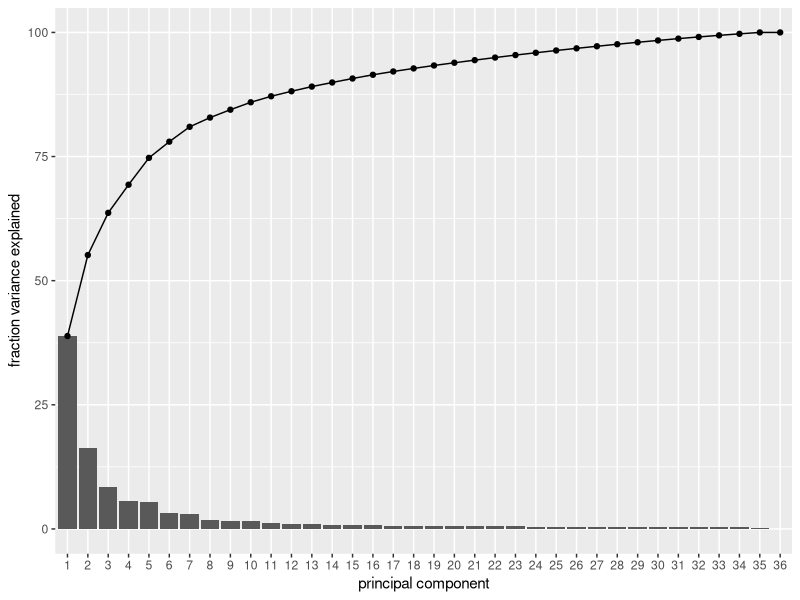
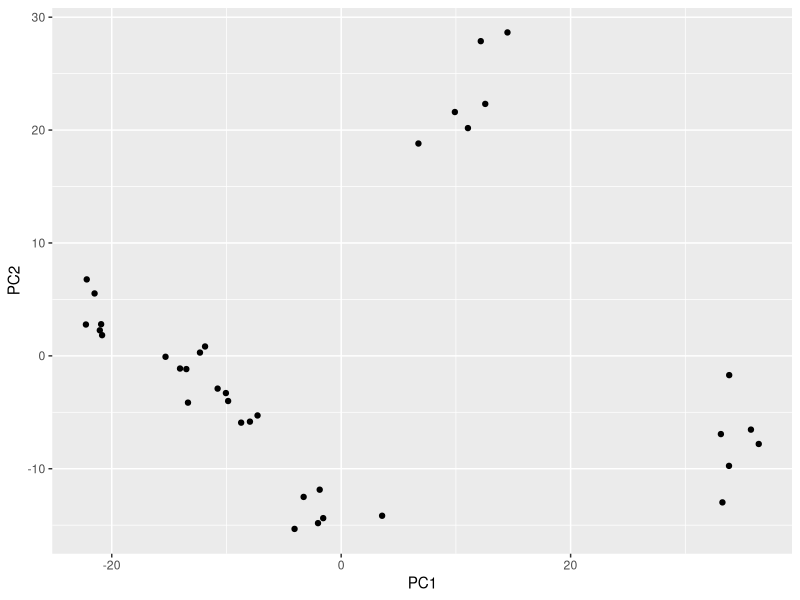
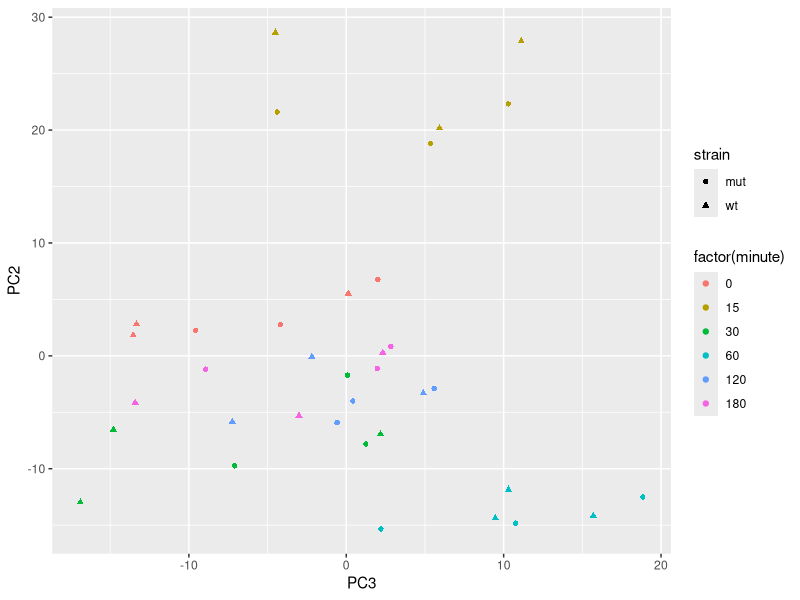
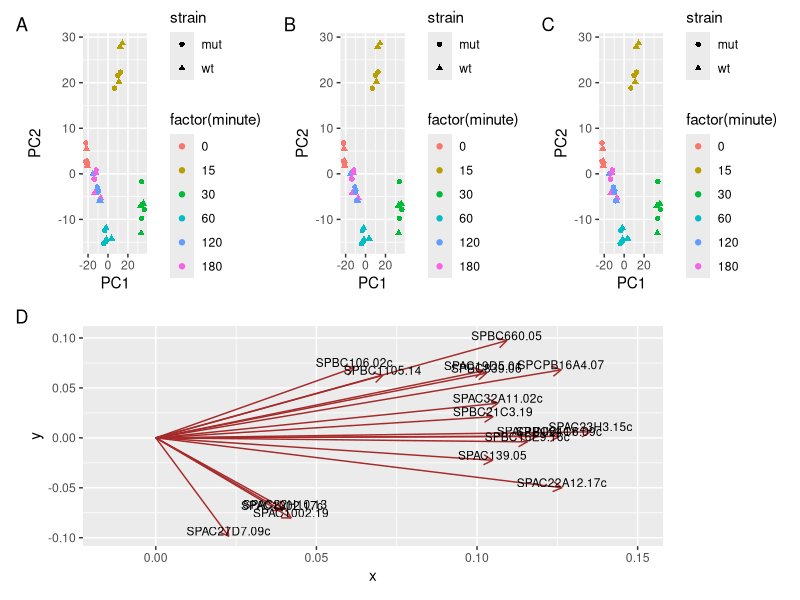
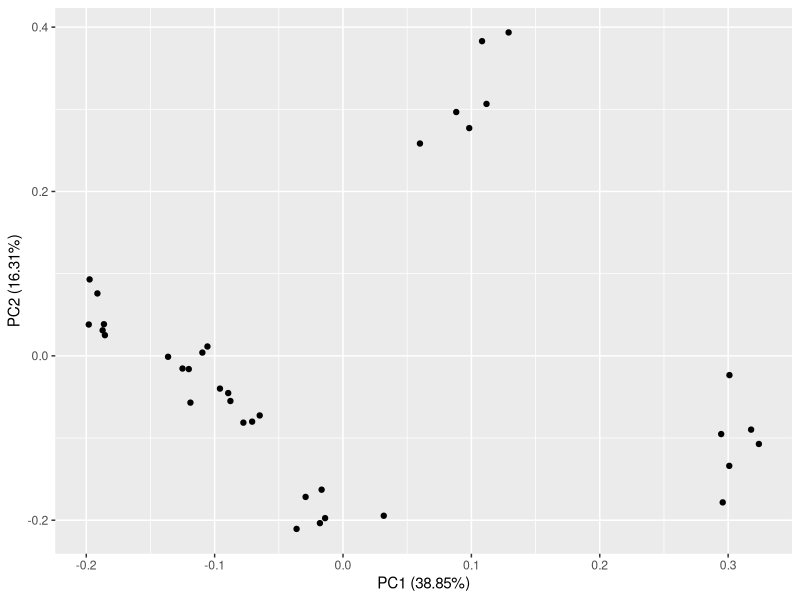
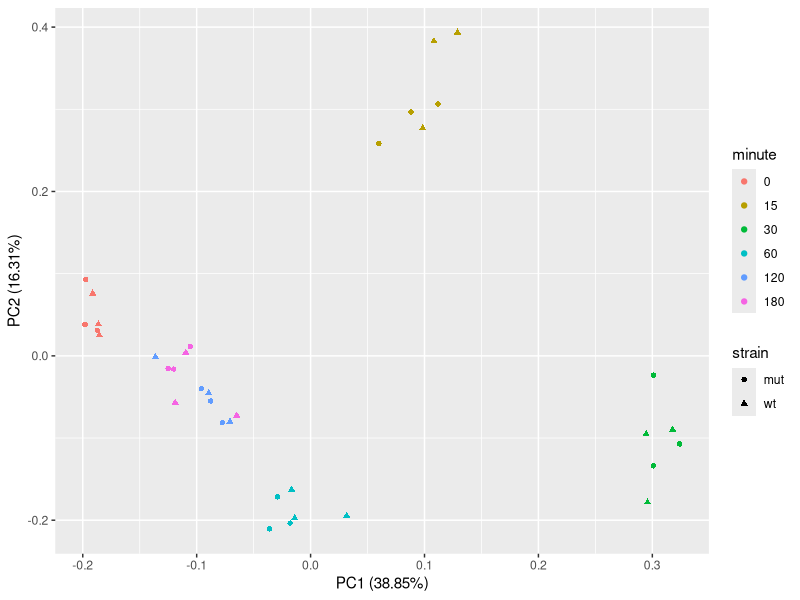
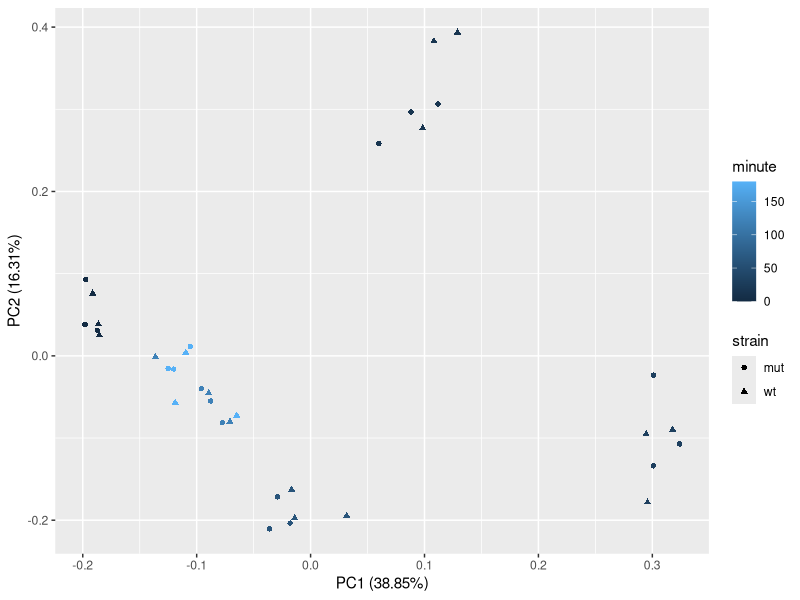
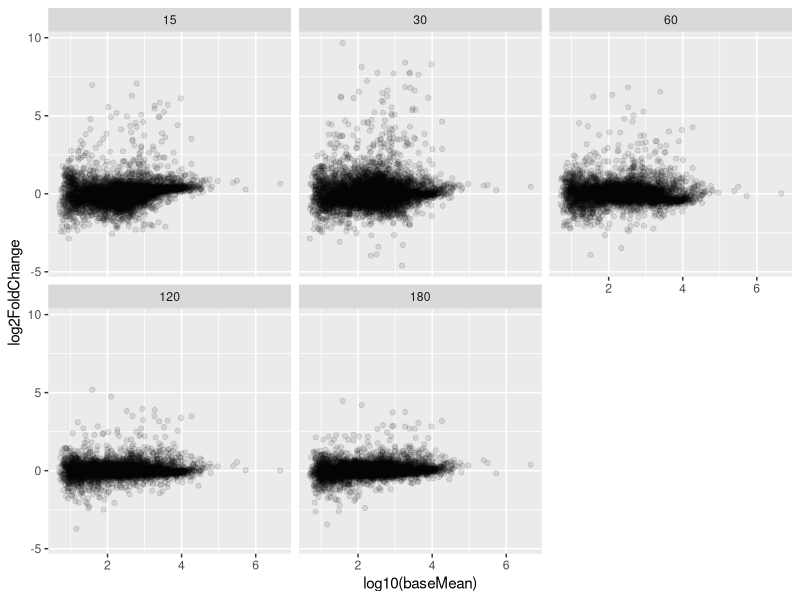

Write R code to recreate these figures, in order.
library(tidyverse)

trans_cts <- read_csv("data_rnaseq/counts_transformed.csv")
sample_info <- read_csv("data_rnaseq/sample_info.csv")

pca_matrix <- trans_cts %>% 
  column_to_rownames("gene") %>% 
  as.matrix() %>% 
  t()

sample_pca <- prcomp(pca_matrix)
class(sample_pca)
summary(sample_pca)
str(sample_pca)

pca_matrix[1:10, 1:5]

as_tibble(pca_matrix)
as_tibble(pca_matrix, rownames="sample")

pc_eigenvalues <- sample_pca$sdev^2

pc_eigenvalues <- tibble(PC = factor(1:length(pc_eigenvalues)),
                         variance = pc_eigenvalues) %>% 
  mutate(pct = variance/sum(variance)*100) %>% 
  mutate(pct_cum = cumsum(pct))

# pareto
pc_eigenvalues %>% 
  ggplot(aes(x=PC))+
  geom_col(aes(y = pct))+
  geom_line(aes(y= pct_cum, group = 1))+
  geom_point(aes(y = pct_cum))+
  #geom_hline(yintercept= 90)+
  labs(x= "principal component", y= "fraction variance explained")

pc_scores <- sample_pca$x %>% 
  as_tibble(rownames = "sample")

pc_scores %>% 
  ggplot((aes(x=PC1, y=PC2)))+
  geom_point()

pca_plot <- pc_scores %>% 
  full_join(sample_info, by="sample") %>% 
  ggplot(aes(x=PC1, y=PC2, 
              color = factor(minute),
              shape = strain))+
  geom_point()

pc_scores %>% 
  full_join(sample_info, by="sample") %>% 
  ggplot(aes(x=PC3, y=PC2, 
             color = factor(minute),
             shape = strain))+
  geom_point()

pc_loadings <- sample_pca$rotation %>% 
  as_tibble(rownames = "gene")  

  
top_genes <- pc_loadings %>% 
  select(gene, PC1, PC2) %>% 
  pivot_longer(matches("PC"), names_to = "PC", values_to = "loading") %>% 
  group_by(PC) %>% 
  arrange(desc(abs(loading))) %>% 
  slice(1:10) %>% 
  pull(gene) %>%
  unique()
  
top_loadings <- pc_loadings %>% 
  filter(gene %in% top_genes)

loadings_plot <- ggplot(data= top_loadings)+
  geom_segment(aes(x=0, y=0, xend=PC1, yend=PC2),
                arrow=arrow(length = unit(0.1, "in")),
                color="brown")+
  geom_text(aes(x=PC1, y=PC2, label=gene),
            nudge_y=0.005, size=3)+
  scale_x_continuous(expand=c(0.02, 0.02))
  
library(patchwork)
((pca_plot|pca_plot|pca_plot)/ loadings_plot)+
  plot_annotation(tag_levels = "A")

library(ggfortify)
autoplot(sample_pca)

autoplot(sample_pca, 
         data=sample_info %>% mutate(minute = as.factor(minute)), 
         colour="minute", 
         shape="strain")

autoplot(sample_pca, 
         data=sample_info, 
         colour="minute", 
         shape="strain")

library(broom)
tidy(sample_pca, matrix="eigenvalues")
tidy(sample_pca, matrix="loadings")


# differential expression result
test_result <- read_csv("data_rnaseq/test_result.csv")
#gene name
# basemean -> normalized expression leevel of a gene
#log2foldchange column -> amount of change between 2 conditions
#lfcSE -> standard error associated to log2foldchange value
# stat column -> statistics value computed as log2foldchange/lfcSE compared to standard normal distribution 
# p value -> integer, associated with the change 
# p adjust -> p value corrected for multiple hypothesis testing
#  comparison -> 

# MA plot
test_result %>% 
  ggplot(aes(x= log10(baseMean), y= log2FoldChange))+
  geom_point(alpha= 0.1)+
  facet_wrap(facets = vars(comparison))

ma_plot <- test_result %>% 
  mutate(sig = ifelse(padj < 0.01, log2FoldChange, NA)) %>% 
  ggplot(aes(x= log10(baseMean), y= log2FoldChange))+
  geom_point(alpha= 0.1)+
  geom_point(aes(y=sig), color="tomato")+
  geom_hline(yintercept = 0, color = "dodgerblue")+
  facet_wrap(facets = vars(comparison))

(ma_plot | pca_plot)


# visualizin expression trends
# 1. get candidate gene (aka padj <0.01

candidate_gene <-  test_result %>% 
  filter(padj<0.01) %>% 
  pull(gene) %>%  # aka test_results[, "gene"] aka test_results$gene
  unique()

#1. trans_cts in long format
trans_cts_long <-  trans_cts %>% 
  pivot_longer(cols = wt_0_r1:mut_180_r3, names_to = "sample", 
               values_to = "cts") %>% 
  full_join(sample_info, by = "sample")

# 2. filter trans_cts_long for candidate genes and compute mean expression value for each gene in each timepoint and each genotype
trans_cts_mean <- trans_cts_long %>%
  filter(gene %in% candidate_gene) %>% 
  group_by(gene, strain, minute) %>% 
  summarize(mean_cts = mean (cts), nrep = n()) %>% 
  ungroup()
  
# plot trends
trans_cts_mean %>% 
  ggplot(aes(x = minute, y = mean_cts))+
  geom_line(aes(group = gene), alpha = 0.3)+
  facet_grid(rows = vars(strain))

#scaling data to improve visualization
trans_cts_mean <- trans_cts_long %>% 
  filter(gene %in% candidate_gene) %>% 
  group_by(gene) %>%
  mutate(cts_scaled = (cts - mean(cts)) / sd(cts)) %>% 
  group_by(gene, strain, minute) %>% 
  summarize(mean_cts_scaled = mean(cts_scaled), 
            nrep = n())

trans_cts_mean %>% 
  ggplot(aes(x = minute, y= mean_cts_scaled))+
  geom_line(aes(group = gene), alpha =.3)+
  geom_hline(yintercept=0, color = "brown", linetype = "dashed")+
  facet_grid(rows = vars(strain))+
  scale_x_continuous(breaks = unique (trans_cts_mean$minute))
  #scale_x_continuous(breaks = c(0, 15, 30, 60, 120, 180))
  

#clustering
#1 matrix of counts
hclust_matrix <-  trans_cts %>% 
  select(-gene) %>% 
  as.matrix()

  rownames(hclust_matrix) <- trans_cts$gene
hclust_matrix <- hclust_matrix[candidate_gene, ]

hclust_matrix <- hclust_matrix %>% 
  t() %>% 
  scale() %>% 
  t()

gene_dist <- dist(hclust_matrix)

##hierarchical clustering

gene_hclust <- hclust(gene_dist, method = "complete")

plot(gene_hclust, labels = F)
abline(h=10, col = "brown", lwd = 2)

#cluster basend on the number i want
cutree(gene_hclust, k=8)

gene_cluster <- cutree(gene_hclust, k=8) %>% 
  enframe() %>% 
  rename(gene = name, cluster = value)

trans_cts_cluster <- trans_cts_mean %>%
  inner_join(gene_cluster, by = "gene")

trans_cts_cluster %>% 
  ggplot(aes(x=minute, y=mean_cts_scaled))+
  geom_line(aes(group=gene))+
  facet_grid(cols = vars(cluster), rows = vars(strain))+
  scale_x_continuous(breaks = unique (trans_cts_mean$minute))

library(ComplexHeatmap)

Heatmap(hclust_matrix, show_row_names = F)
